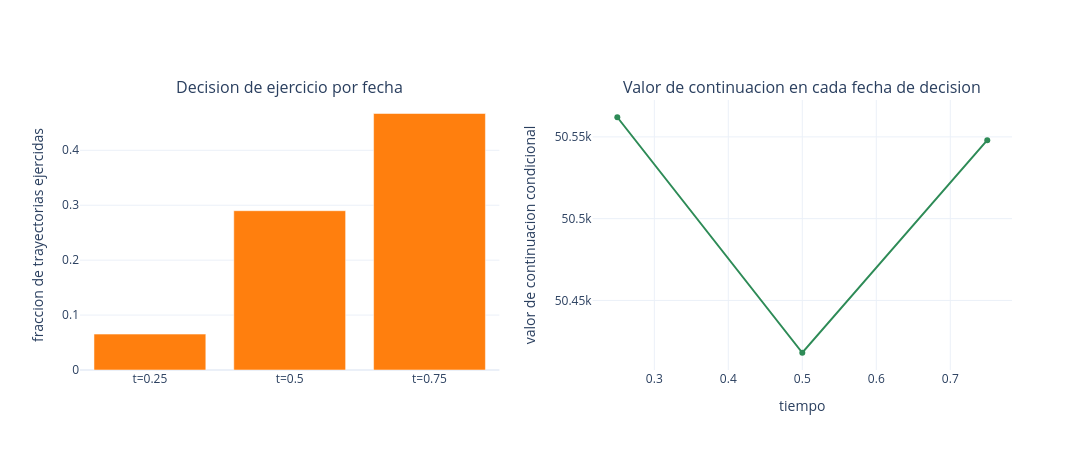

Here is the notebook cell this chart was saved with:
### Markdown cell above
## 3. Diagnosticos de ejercicio por fecha de decision

`PayoffExerciseQ.primary` es la fraccion de trayectorias que, en cada fecha de decision,
la politica de Longstaff-Schwartz decide ejercer (en vez de continuar) -- `.secondary` es el
valor de continuacion condicional medio en esa fecha.

### Code cell
fig = make_subplots(rows=1, cols=2, subplot_titles=("Decision de ejercicio por fecha", "Valor de continuacion en cada fecha de decision"))

fig.add_trace(
    go.Bar(x=[f"t={t}" for t in bermudan_result.times], y=bermudan_result.primary, marker_color="#ff7f0e", showlegend=False),
    row=1,
    col=1,
)
fig.add_trace(
    go.Scatter(x=bermudan_result.times, y=bermudan_result.secondary, mode="lines+markers", line=dict(color="seagreen"), showlegend=False),
    row=1,
    col=2,
)

fig.update_yaxes(title_text="fraccion de trayectorias ejercidas", row=1, col=1)
fig.update_yaxes(title_text="valor de continuacion condicional", row=1, col=2)
fig.update_xaxes(title_text="tiempo", row=1, col=2)
fig.update_layout(template="plotly_white", width=1100, height=450)
fig.show()

for t, frac, cont in zip(bermudan_result.times, bermudan_result.primary, bermudan_result.secondary):
    print(f"t={t:.2f}  ejercida={frac:.1%}  continuacion={cont:,.1f}")

### Figure 1 — Plotly figure (JSON) as saved in the notebook; plotly's stock layout.template omitted (floating-point values rounded to 4 significant figures)
{"data": [{"marker": {"color": "#ff7f0e"}, "showlegend": false, "type": "bar", "x": ["t=0.25", "t=0.5", "t=0.75"], "xaxis": "x", "y": [0.06537, 0.29, 0.467], "yaxis": "y"}, {"line": {"color": "seagreen"}, "mode": "lines+markers", "showlegend": false, "type": "scatter", "x": [0.25, 0.5, 0.75], "xaxis": "x2", "y": [50560.0, 50420.0, 50550.0], "yaxis": "y2"}], "layout": {"annotations": [{"font": {"size": 16}, "showarrow": false, "text": "Decision de ejercicio por fecha", "x": 0.225, "xanchor": "center", "xref": "paper", "y": 1.0, "yanchor": "bottom", "yref": "paper"}, {"font": {"size": 16}, "showarrow": false, "text": "Valor de continuacion en cada fecha de decision", "x": 0.775, "xanchor": "center", "xref": "paper", "y": 1.0, "yanchor": "bottom", "yref": "paper"}], "height": 450, "width": 1100, "xaxis": {"anchor": "y", "domain": [0.0, 0.45]}, "xaxis2": {"anchor": "y2", "domain": [0.55, 1.0], "title": {"text": "tiempo"}}, "yaxis": {"anchor": "x", "domain": [0.0, 1.0], "title": {"text": "fraccion de trayectorias ejercidas"}}, "yaxis2": {"anchor": "x2", "domain": [0.0, 1.0], "title": {"text": "valor de continuacion condicional"}}}}
